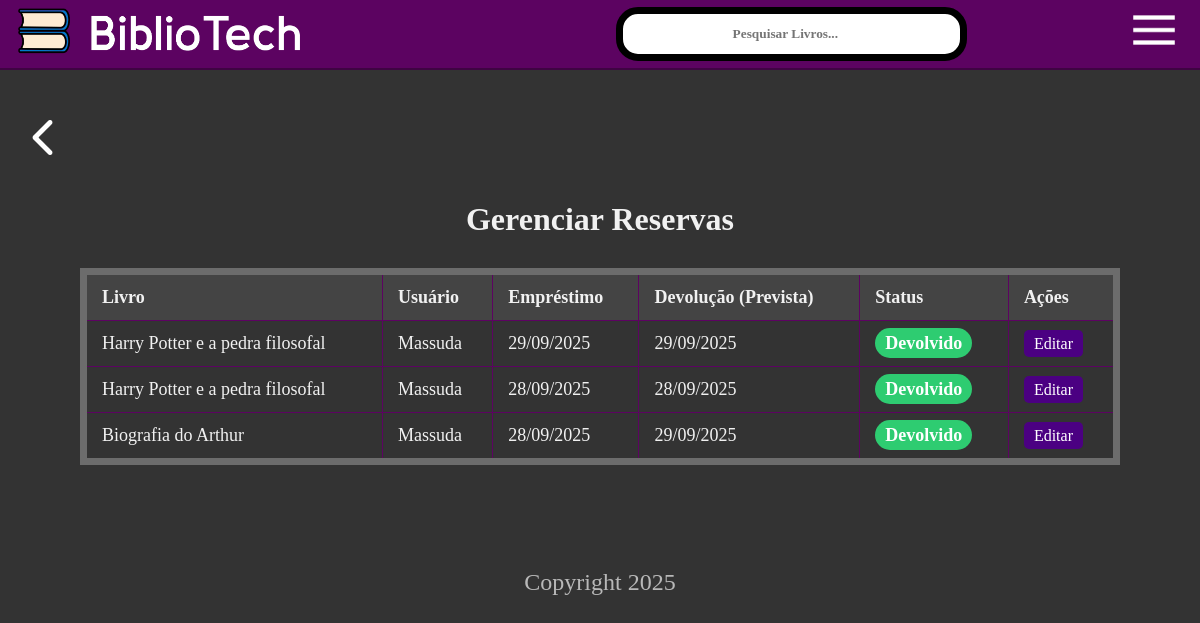
The page /gerenciar-reservas/ (signed in) on the database as committed earlier.
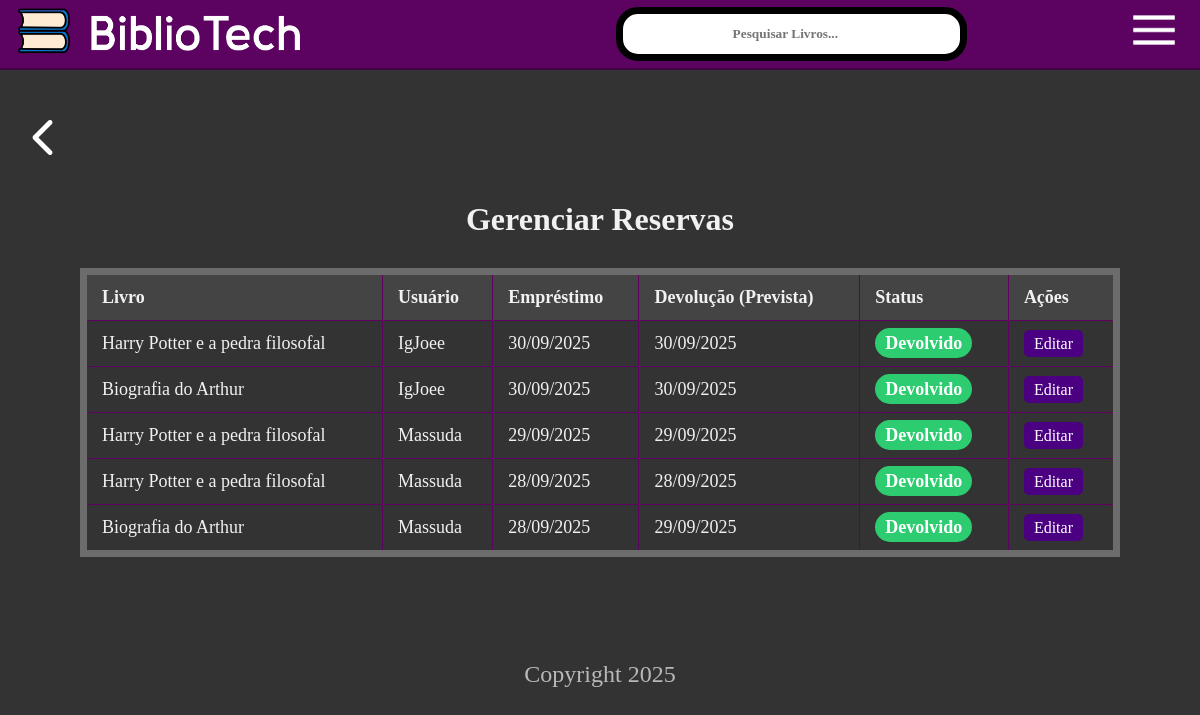
The same page on the database as committed later.
### core/models.py (models this page shows, shortened)
class Reserva(models.Model):
    STATUS_CHOICES = [
        ('ativa', 'Ativa'),
        ('devolvido', 'Devolvido'),
        ('atrasado', 'Atrasado'),
    ]
    livro = models.ForeignKey(Livro, on_delete=models.CASCADE)
    usuario = models.ForeignKey(settings.AUTH_USER_MODEL, on_delete=models.CASCADE)
    data_emprestimo = models.DateField(auto_now_add=True)
    data_devolucao = models.DateField()
    status = models.CharField(max_length=20, choices=STATUS_CHOICES, default='ativa')
    data_devolucao_efetiva = models.DateField(null=True, blank=True)
    observacoes = models.TextField(blank=True, null=True)

class Livro(models.Model):
    titulo = models.CharField(max_length=200)
    autor = models.CharField(max_length=200)
    editora = models.CharField(max_length=100)
    categorias = models.ManyToManyField(Categoria, blank=True)
    capa = models.ImageField(upload_to='capas_livros/', default='capas_livros/default.png')
    rating = models.DecimalField(max_digits=3, decimal_places=2, default=5.0)
    data_limite_dias = models.IntegerField(default=15)
    quantidade = models.PositiveIntegerField(default=1)

### usuarios/models.py (models this page shows, shortened)
class UsuarioCustomizado(AbstractUser):
    telefone = models.CharField(max_length=15, blank=True, null=True)
    foto_perfil = models.ImageField(upload_to='fotos_perfil/', null=True, blank=True, default='fotos_perfil/default.png')

### core/views.py (the view)
# urls.py: path('gerenciar-reservas/', views.reservas_adm_view, name='reservas_adm'),
@user_passes_test(is_admin)
def reservas_adm_view(request):
    reservas = Reserva.objects.all().order_by('-data_emprestimo')
    return render(request, 'core/reservas_adm.html', {'reservas': reservas})

### core/views.py (called while the page is built)
def is_admin(user):
    return user.is_staff

### core/templates/core/reservas_adm.html (shortened to what this page needs)
{% extends 'core/base.html' %}
{% load static %}
{% block content %}
<div class="container-pagina-reservas">
    <div class="page-header">
        <h1>Gerenciar Reservas</h1>
    </div>
    <div class="container-admin">
        <table class="tabela-admin">
            <thead>
                <tr>
                    <th>Livro</th>
                    <th>Usuário</th>
                    <th>Empréstimo</th>
                    <th>Devolução (Prevista)</th>
                    <th>Status</th>
                    <th>Ações</th>
                </tr>
            </thead>
            <tbody>
                {% for reserva in reservas %}
                <tr>
                    <td>{{ reserva.livro.titulo }}</td>
                    <td>{{ reserva.usuario.username }}</td>
                    <td>{{ reserva.data_emprestimo|date:"d/m/Y" }}</td>
                    <td>{{ reserva.data_devolucao|date:"d/m/Y" }}</td>
                    <td><span class="status-tag status-{{ reserva.status }}">{{ reserva.get_status_display }}</span></td>
                    <td>
                        <a href="{% url 'editar_reserva_adm' reserva.id %}" class="btn-edit-pequeno">Editar</a>
                    </td>
                </tr>
                {% empty %}
                <tr>
                    <td colspan="6">Nenhuma reserva encontrada.</td>
                </tr>
                {% endfor %}
            </tbody>
        </table>
    </div>
</div>
{% endblock %}

Rows that differ between the two databases and show on the page:
added Reserva: livro.titulo "Harry Potter e a pedra filosofal", usuario.username "IgJoee", data_emprestimo "30/09/2025", data_devolucao "30/09/2025", status "Devolvido"
added Reserva: livro.titulo "Biografia do Arthur", usuario.username "IgJoee", data_emprestimo "30/09/2025", data_devolucao "30/09/2025", status "Devolvido"
